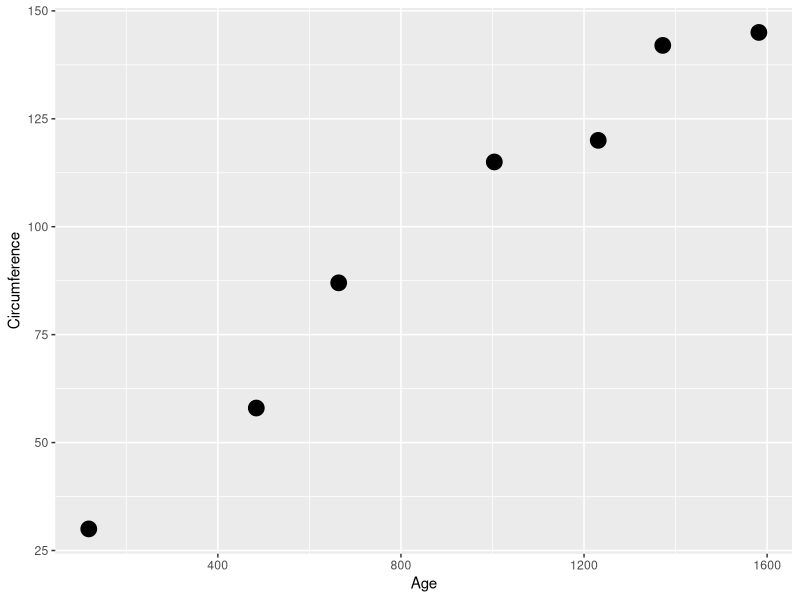
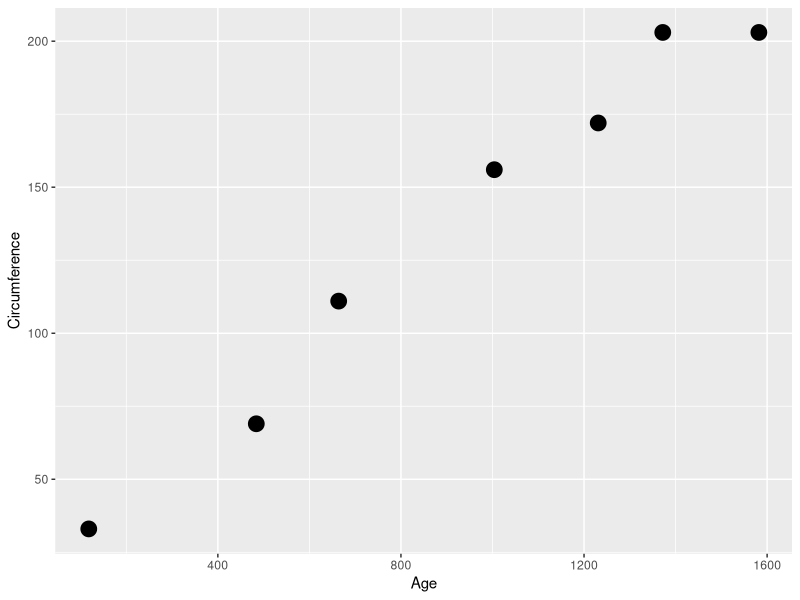
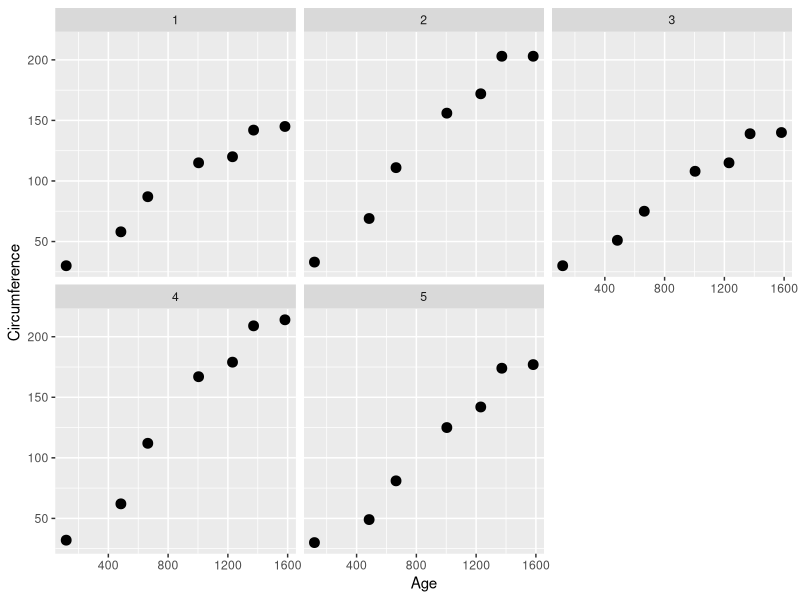
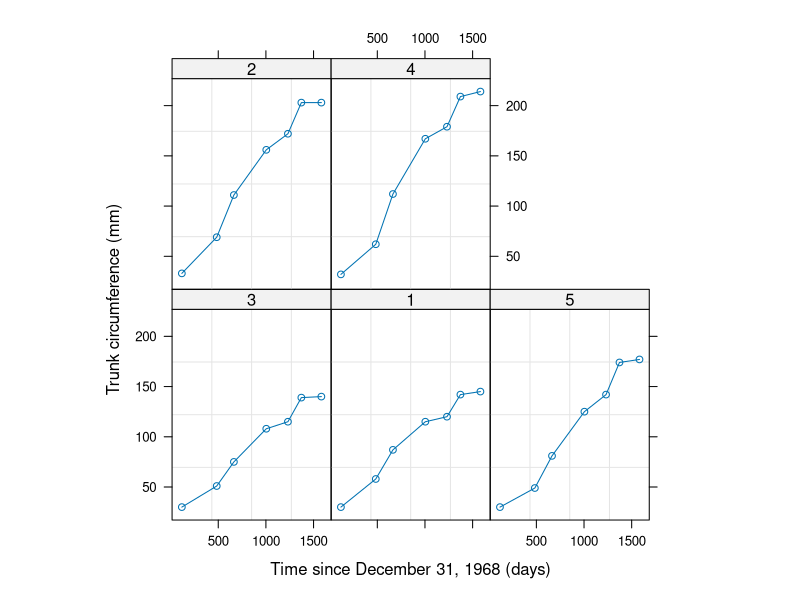
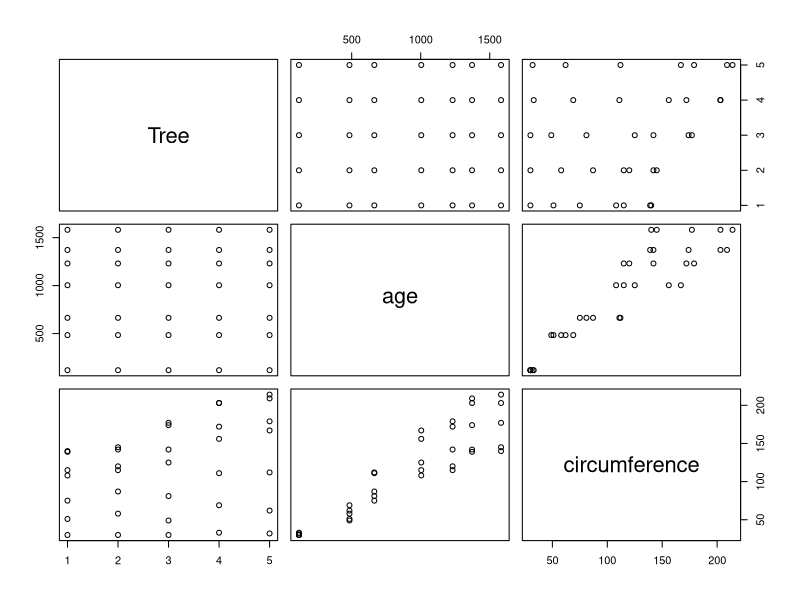
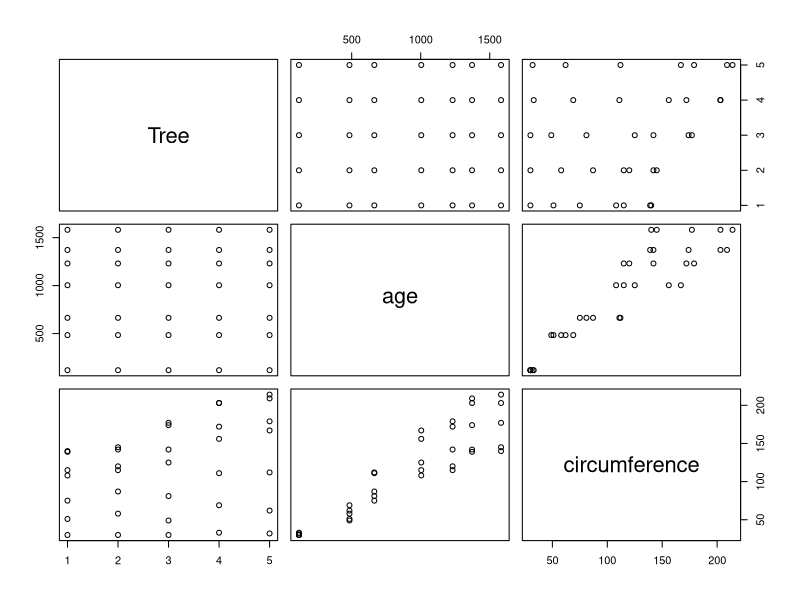
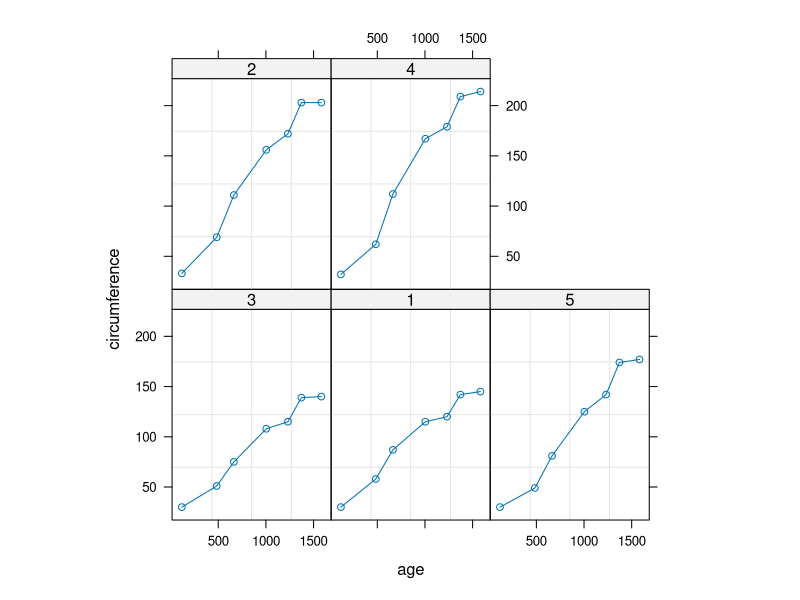
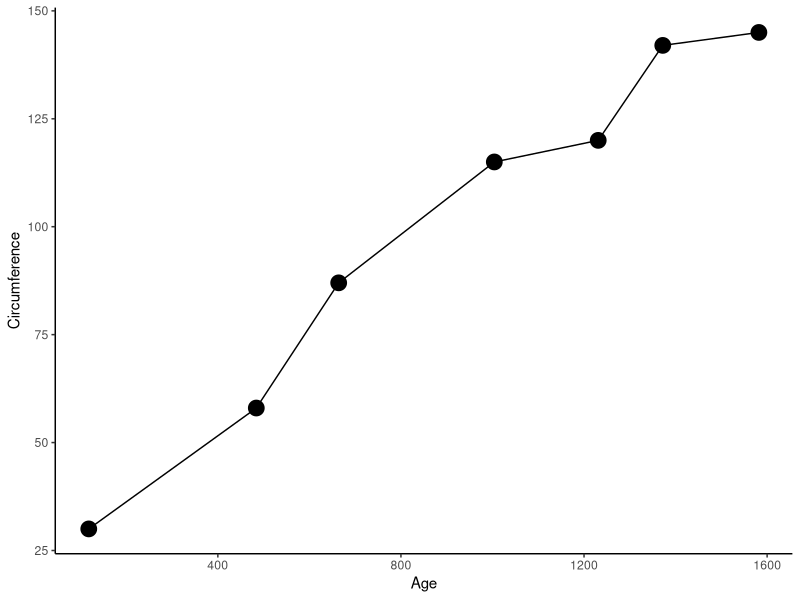

Reproduce these figures in R, in order.
##### PACOTES #####

library(tidyverse)
library(nlme)
library(Metrics)

##### Prática 1: Visualização de dados #####

#### 1.1. Carregando base de dados ####

head(Orange)
View(Orange)
?Orange

#### 1.2. Análise da primeira árvore ####

#### 1.2.1. Selecionando apenas a primeira árvore ####

df_p1 = Orange %>% filter(Tree == 1)
df_p1

#### 1.2.2. Gráfico para a primeira árvore ####

df_p1 %>%
  ggplot(aes(x = age, y = circumference)) +
  geom_point(size = 5) +
  labs(x = 'Age', y = 'Circumference')

#### 1.3. Análise da segunda árvore ####

#### 1.3.1. Selecionando a segunda árvore  ####

df_p2 = Orange %>% filter(Tree == 2)
df_p2

#### 1.3.2. Gráfico para a segunda árvore ####

df_p2 %>%
  ggplot(aes(x = age, y = circumference)) +
  geom_point(size = 5) +
  labs(x = 'Age', y = 'Circumference')

#### 1.4. Gráfico para todas as árvores simultaneamente ####

head(Orange)
unique(Orange$Tree) # 5 árvores no total

Orange %>%
  as_tibble() |>
  mutate(Tree = factor(Tree, levels = c(1:5))) %>% 
  arrange(Tree) %>% 
  ggplot(aes(x = age, y = circumference)) +
  geom_point(size = 3) + facet_wrap(~Tree) +
  labs(x = 'Age', y = 'Circumference')

#### 1.5. Outra opção ####

plot(Orange) # classe 'groupedData'

#### 1.6. groupedData x data.frame ####

Orange_df = as.data.frame(Orange)
plot(Orange_df)

#### 1.7. Transformando data.frame em groupedData ####

head(Orange_df)
head(Orange)

# obj_agrupado = groupedData(y ~ x, data = data.frame)
Orange_gd = groupedData(circumference ~ age | Tree, data = Orange_df)

plot(Orange_df)
plot(Orange_gd)

##### Prática 2: Ajustando Modelos não lineares no R #####

#### 2.1. Modelo Logístico (Self-Starting)  ####

df_p1

m1_p1 = nls(circumference ~ SSlogis(age, Asym, xmid, scal),
            data = df_p1)
summary(m1_p1)
# Dica: verificar ?selfStart
?selfStart

#### 2.2. Modelo Logístico (função própria) ####

logistic = function(age, Asym, xmid, scal){
  Asym / (1 + exp(- scal * (age - xmid)))
}

m2_p1 = nls(circumference ~ logistic(age, Asym, xmid, scal),
            start = list(Asym = 150, xmid = 600, scal = .001),
            data = df_p1)
m2_p1

#### 2.3. Como identificar bons chutes iniciais (1) ####

df_p1 %>%
  ggplot(aes(x = age, y = circumference)) +
  geom_point(size = 5) + geom_line() +
  labs(x = 'Age', y = 'Circumference') +
  theme_classic()

#### 2.4. Acessando os valores ajustados ####

#### 2.4.1. Acessando valores ajustados ####

aj = fitted(m1_p1)

#### 2.4.2. Adicionando ao data frame ####

df_p1 = df_p1 %>%
  mutate(aj = round(aj, 2))
head(df_p1)

#### 2.4.3. Plotando valores ajustados ####

df_p1 %>%
  ggplot() +
  geom_point(aes(x = age, y = circumference), size = 3) +
  geom_line(aes(x = age, y = aj), linewidth = 1, color = 'blue')

#### 2.4.4. Predizendo novos valores ####

dados = data.frame(age = 1200)
predict(m1_p1, dados)

dados2 = data.frame(age = c(400, 587, 1471))
predict(m1_p1, dados2)

##### Prática 3: Chutes iniciais (2) #####

#### 3.1. Ganho de peso de aves ####

#### 3.1.1 Base de dados ####

Amount = c(rep(0, 10), rep(c(0.04, .1, .16, .28, .44), each = 5))
Gain = c(644, 631, 661, 624, 633, 610, 615, 605, 608, 599,
         698, 667, 657, 685, 635, 730, 715, 717, 709, 707,
         735, 712, 726, 760, 727, 809, 796, 769, 791, 811,
         767, 771, 799, 799, 791)

turkey = data.frame(Amount, Gain)
head(turkey)

#### 3.1.2. Gráfico ####

turkey %>%
  ggplot(aes(x = Amount, y = Gain)) + geom_point(size = 5, alpha = .5) +
  labs(x = 'Ganho de peso (g)', y = 'Percentual da dieta')

#### 3.1.3. Criando função ####
func = function(Amount, beta1, beta2, beta3){
  beta1 + beta2 * (1 - exp(- beta3 * Amount))
}

#### 3.1.4. Ajustando modelos com chutes específicos ####

mod3 = nls(Gain ~ func(Amount, beta1, beta2, beta3), data = turkey,
           start = c(beta1 = 620, beta2 = 180, beta3 = 6.38),
           trace = TRUE)
mod3

#### 3.1.5. Gráfico de valores ajustados ####

aj = fitted(mod3)
turkey %>% mutate(aj = aj) %>%
  ggplot() +
  geom_point(aes(x = Amount, y = Gain), size = 4) +
  geom_line(aes(x = Amount, y = aj), linewidth = 2, color = 'blue')

##### Prática 4: Ajustando novos modelos #####

##### 4.1. Gompertz #####

gompertz = function(dap, phi1, phi2, phi3){
  phi1 * exp(- exp(- phi3 * (dap - phi2)))
}

# 150 600 0.001
m1_p1 = nls(circumference ~ gompertz(age, phi1, phi2, phi3),
            start = list(phi1 = 154, phi2 = 627, phi3 = .002),
            data = df_p1)
m1_p1
summary(m1_p1)

##### 4.2. von Bertalanffy #####

vonb = function(dap, phi1, phi2, phi3){
  phi1 * ((1 - phi2 * exp((- phi3) * dap)) ^ 3)
}

m3_p1 = nls(circumference ~ vonb(age, phi1, phi2, phi3),
            start = list(phi1 = 150, phi2 = 800, phi3 = .001),
            data = df_p1)
m3_p1
summary(m3_p1)

#### Prática 5: Comparando os três modelos ####

#### 5.1. AIC ####
AIC(m1_p1) # Gompertz
AIC(m2_p1) # Logístico
AIC(m3_p1) # von Bertalanffy

#### 5.2. BIC ####
BIC(m1_p1) # Gompertz
BIC(m2_p1) # Logístico
BIC(m3_p1) # von Bertalanffy

#### 5.3. EQM (MSE) ####
mse(df_p1$circumference, fitted(m1_p1)) # Gompertz
mse(df_p1$circumference, fitted(m2_p1)) # Logístico
mse(df_p1$circumference, fitted(m3_p1)) # von Bertalanffy

#### 5.4. EAM (MAE) ####
mae(df_p1$circumference, fitted(m1_p1)) # Gompertz
mae(df_p1$circumference, fitted(m2_p1)) # Logístico
mae(df_p1$circumference, fitted(m3_p1)) # von Bertalanffy

# Pacote Metrics: https://cran.r-project.org/web/packages/Metrics/Metrics.pdf
